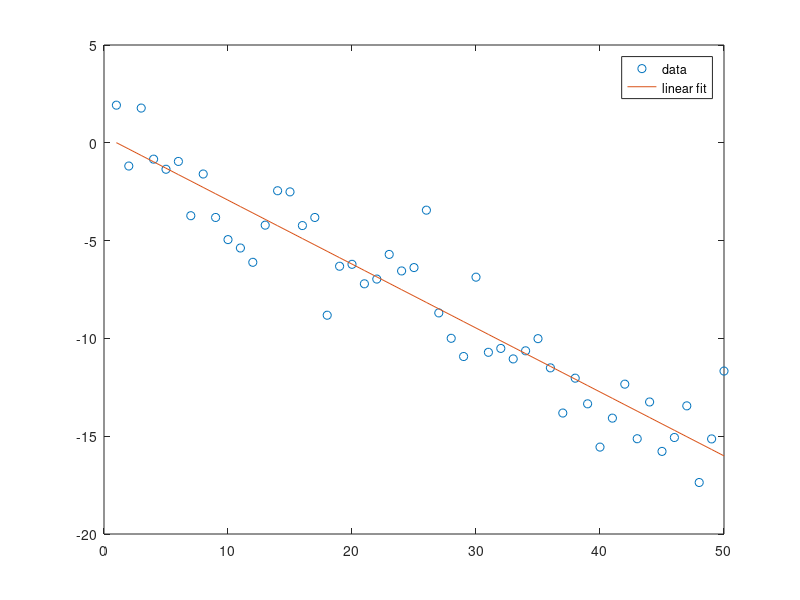

This figure's MATLAB source:
% prueba



% Fit a polynomial p of degree 1 to the (x,y) data:
x = 1:50;
y = -0.3*x + 2*randn(1,50);
p = polyfit(x,y,1);

% Evaluate the fitted polynomial p and plot:
f = polyval(p,x);
plot(x,y,'o',x,f,'-')
legend('data','linear fit')

